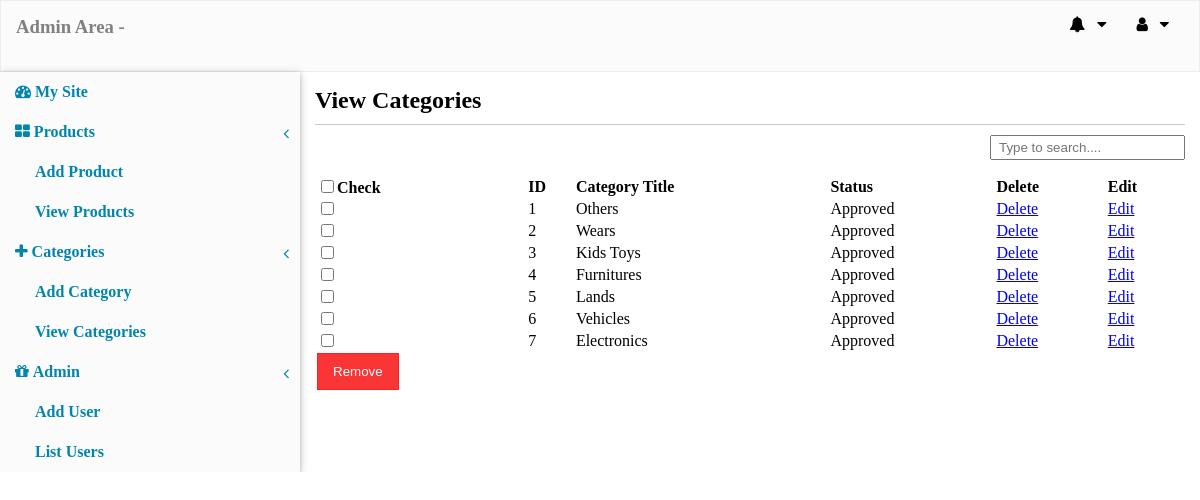
Screenshot of /admin/index.php?action=view_cat (signed in) with the database file from the repository.
### tables this page shows
CREATE TABLE `catagories` (
  `cat_id` int(10) NOT NULL,
  `cat_title` varchar(100) NOT NULL,
  `visible` tinyint(1) NOT NULL DEFAULT 1
);

### admin/viewcategorie.php (the view, shortened to what this page needs)
<div class="view-product-box">
<h2>View Categories</h2>
<div class="border-bottom">
</div>
<form action=" " method="post" enctype="multipart/form-data">
	<div class="search-bar">
		<input type="text" id="search" name="" placeholder="Type to search.... ">
	</div>
	<table width="100%">
		<thead>
			<tr>
				<th><input type="checkbox" id="checkAl" name="">Check</th>
				<th>ID</th>
				<th>Category Title</th>
				<th>Status</th>
				<th>Delete</th>
				<th>Edit</th>
			</tr>
		</thead>
<?php
	$all_categories = mysqli_query($con, "select * from catagories order by cat_id DESC ");
	$i =1;
	while ($row=mysqli_fetch_array($all_categories)) {
 ?>
		<tbody>
			<tr>
				<td>
					<input type="checkbox" name="deleteAll[]" value="<?php echo $row['cat_id'];  ?>" />
				</td>
				<td><?php echo $i; ?></td>
				<td><?php echo $row['cat_title']; ?></td>
				<td>
					<?php
						if ($row['visible'] == 1) {
							echo "Approved";
						}else{
							echo "Pending";
						}
					 ?>
				</td>
				<td><a href="index.php?action=view_cat&delete_cat=<?php echo $row['cat_id']; ?> ">Delete</a></td>
				<td><a href="index.php?action=edit_cat&cat_id=<?php echo $row['cat_id']; ?> ">Edit </a></td>
			</tr>
		</tbody>
		<?php $i++;} ?>
		<tr>
			<td>
				<input type="submit" name="deete_all" value="Remove" />
			</td>
		</tr>
	</table>
</form>
</div>

### admin/index.php (shortened to what this page needs)
<?php
if (!isset($_SESSION['role']) && $_SESSION['role'] != 'admin') {
	echo "<script>window.open('adminlogin.php','_self')</script>";
}else{
 ?>
<?php include ('../db.php'); ?>
<!DOCTYPE html>
<html>
<head>
	<link rel="stylesheet" type="text/css" href="admin.css">
	<link rel="stylesheet" href="https://cdnjs.cloudflare.com/ajax/libs/font-awesome/4.7.0/css/font-awesome.min.css">
</head>
<body>
<div class="container">
	<div class="header">
		<div class="navbar-header">
			<h3><a class="admin-name">Admin Area - <?php echo $_SESSION['fristname']; ?></a></h3>
		</div>
		<div class="navbar-right-header">
			<ul class="dropdown-navbar-right">
				<li>
					<a> <i class="fa fa-user"></i> &nbsp; <i class="fa fa-caret-down"></i> </a>
				</li>
			</ul>
			<ul class="dropdown-navbar-right">
				<li>
					<a> <i class="fa fa-bell"></i> &nbsp; <i class="fa fa-caret-down"></i> </a>
				</li>
			</ul>
		</div>
	</div>
	<div class="body-container">
		<div class="left-sidebar">
			<div class="left-sidebar-box">
			 	<ul class="left-sidebar-first-level">
				<li><a href="../home.php" target="_blank"><i class="fa fa-dashboard"></i> My Site</a></li>
				<li>
					<a href="#"><i class="fa fa-th-large"></i>&nbsp;Products <i class="arrow fa fa-angle-left"></i></a>
					<ul class="left-sidebar-second-level">
						<li><a href="index.php?action=add_pro">Add Product</a></li>
						<li><a href="index.php?action=view_pro">View Products</a></li>
					</ul>
				</li>
				<li>
					<a href="#"><i class="fa fa-plus"></i>&nbsp;Categories <i class="arrow fa fa-angle-left"></i></a>
					<ul class="left-sidebar-second-level">
						<li><a href="index.php?action=add_cat">Add Category</a></li>
						<li><a href="index.php?action=view_cat">View Categories</a></li>
					</ul>
				</li>
				<li>
					<a href="#"><i class="fa fa-gift"></i>&nbsp;Admin <i class="arrow fa fa-angle-left"></i></a>
					<ul class="left-sidebar-second-level">
						<li><a href="index.php?action=add_user">Add User</a></li>
						<li><a href="index.php?action=view_users">List Users</a></li>
					</ul>
				</li>
			  </ul>
			    </div>
		</div>
		<div class="content">
			<div class="content-box">
				<?php
				if(isset($_GET['action'])){
					$action = $_GET['action'];
				}else{
					$action = '';
				}
				switch($action){
						case 'view_cat';
						include 'viewcategorie.php';
						break;
				}
				?>
			</div>
		</div>
	</div>
</div>
</body>
</html>
<?php }  ?>

### admin/admin.css (style rules this page uses)
html, body, div, span, applet, object, iframe, h1, h2, h3, h4, h5, h6,p, blockquote, pre, a, abbr, acronym, address, big, cite, code, del, dfn, em, img, ins, kbd, q, s, samp, small, strike, strong, sub, sup, tt, var, b, u, i, center, di, dt, dd, ol, ul, li, fieldset, form, label, legend, table, caption, tbody, tfoot, thead, tr, th, td, article, aside, canvas, details, embed, figure, figcaption, footer, header, hgroup, menu, nav, output, ruby, section, summary, time, mark, audio, video { margin:0; padding: 0; border: 0; }
.container { width: 100%; max-width: auto; float: none; clear: none; padding: 0; margin: 0 auto; overflow: hidden; }
.header { height: 40px; background: rgba(250, 250, 250, 0.7); border: 0.01px solid rgba(235, 235, 235, 0.9); padding: 15px; }
.navbar-header { width: 40%; float: left; }
a.admin-name { text-decoration: none; color: gray; }
.navbar-right-header { width: 60%; float: left; }
.navbar-right-header ul { list-style: none; cursor: pointer; margin: 0 15px; }
ul.dropdown-navbar-right { float: right; width: auto; position: relative; }
.body-container { width: 100%; clear: both; }
.left-sidebar { width: 25%; float: left; background: rgba(250, 250, 250, 0.7); box-shadow: 0 1px 4px 0 rgba(0,0,0,0.2) , 0 2px 10px 0 rgba(0,0,0,0.19); }
.left-sidebar-box { padding-bottom: : 55px; }
.content { width: 75%; float: left; }
.content-box { padding: 15px; }
.left-sidebar-box ul { position: relative; display: block; width: auto; }
.left-sidebar-box ul li { line-height: 40px; position: relative; }
.left-sidebar-box ul ul li { position: relative; }
.left-sidebar-box ul ul li a { margin-left: 20px; }
.arrow { position: absolute; top: 13px; right: 1px; padding: 0 10px 0 3px; }
.left-sidebar-box ul a { padding: 5px 15px; color: rgba(2,133,173,1); text-decoration: none; font-weight: bold; }
.border-bottom { border-bottom: 0.01px solid rgba(0,0,0,0.2); margin: 10px 0; }
.search-bar { float: right; margin-bottom: 15px; }
.search-bar input[type=text] { padding: 3px 7px; }
.view-product-box th, .view-product-box td { text-align: left; }
.view-product-box input[type=submit] { padding: 10px 15px; background: rgba(250,32,32,0.9); border: 0.01px solid rgba(250,32,32,0.9); color: white; }

### rows the page displays
catagories: cat_title "Others", visible "Approved"
catagories: cat_title "Wears", visible "Approved"
catagories: cat_title "Kids Toys", visible "Approved"
catagories: cat_title "Furnitures", visible "Approved"
catagories: cat_title "Lands", visible "Approved"
catagories: cat_title "Vehicles", visible "Approved"
catagories: cat_title "Electronics", visible "Approved"
